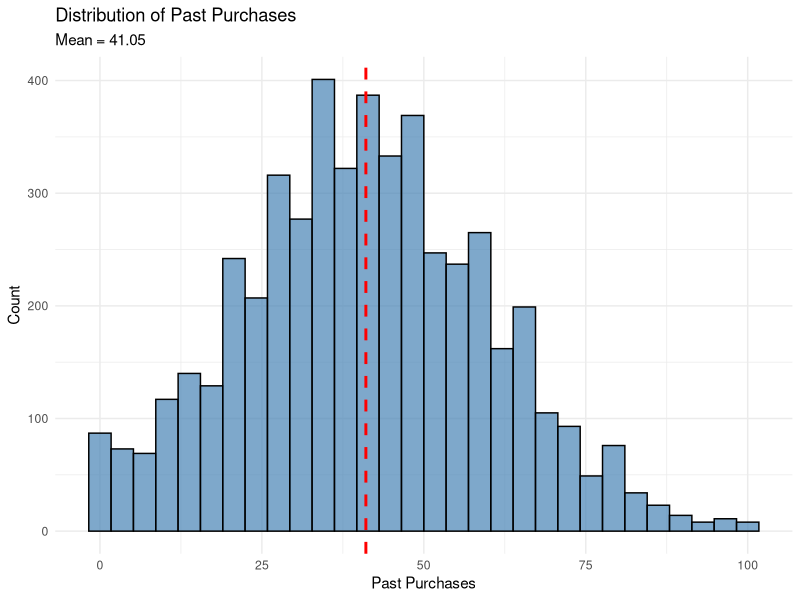
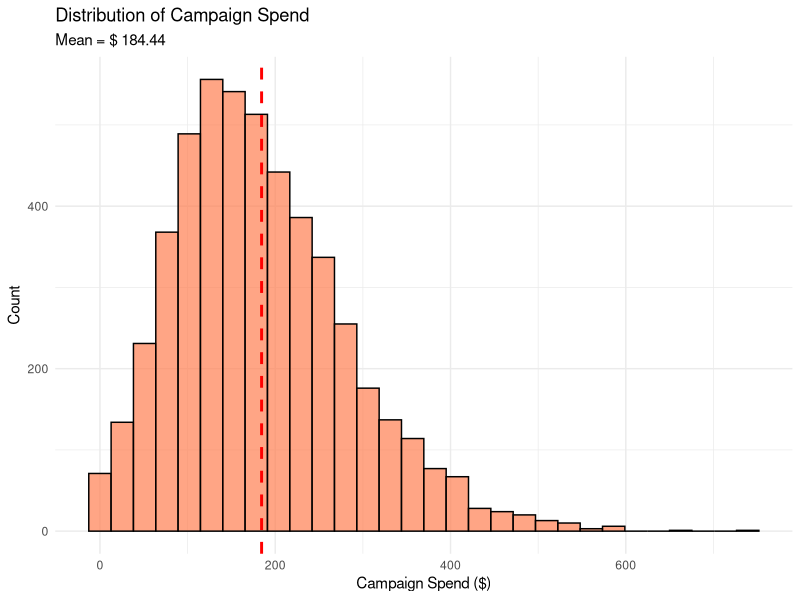
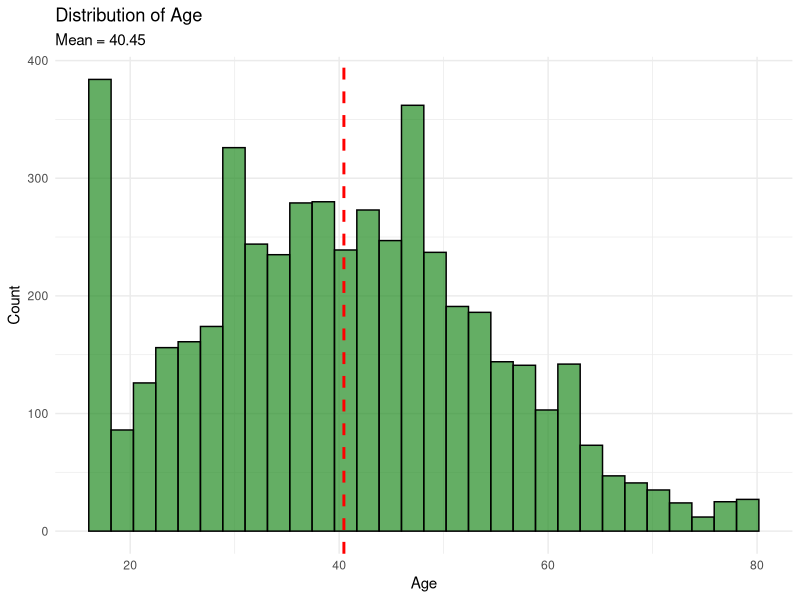
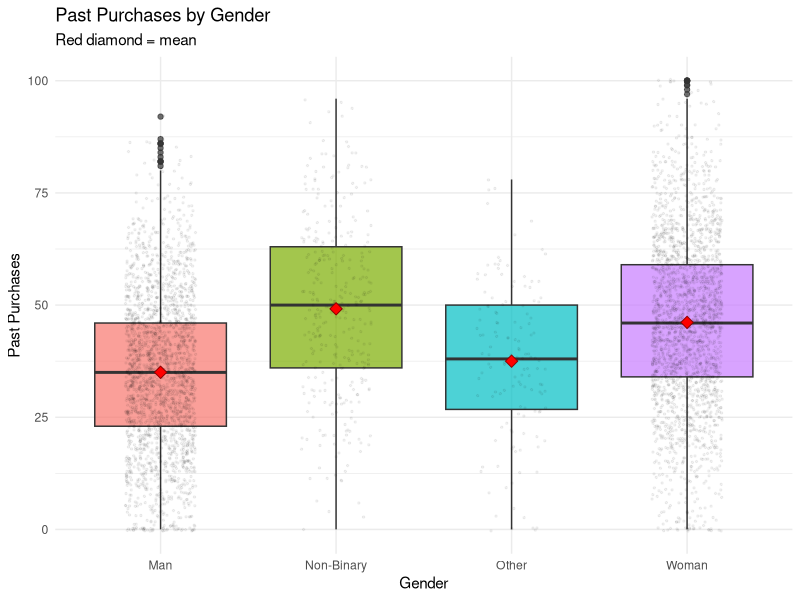
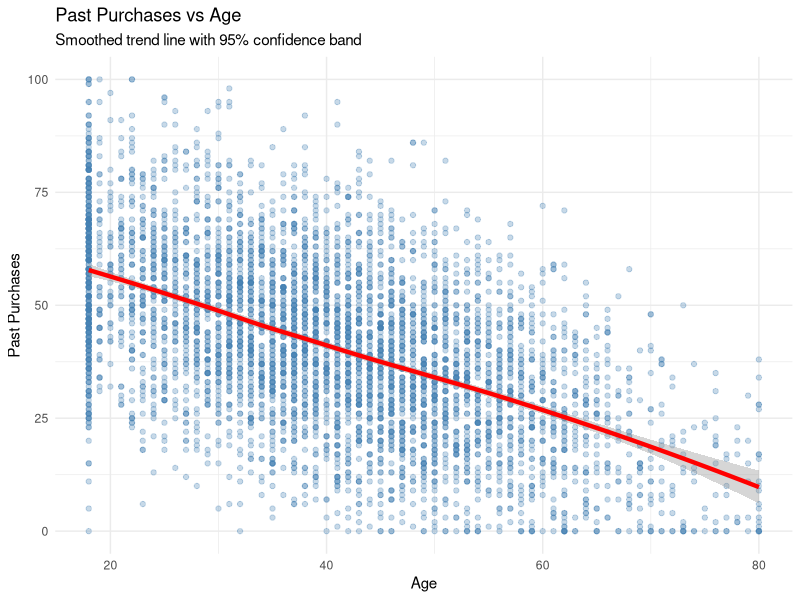
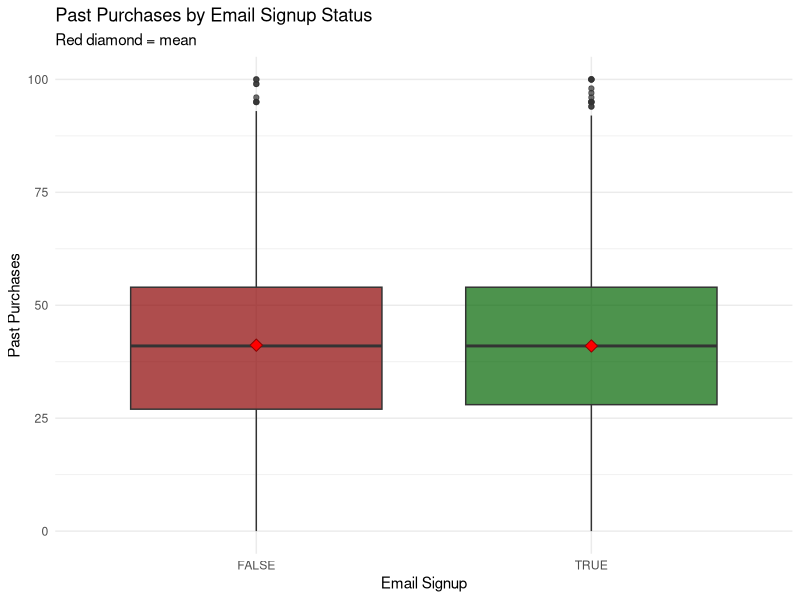
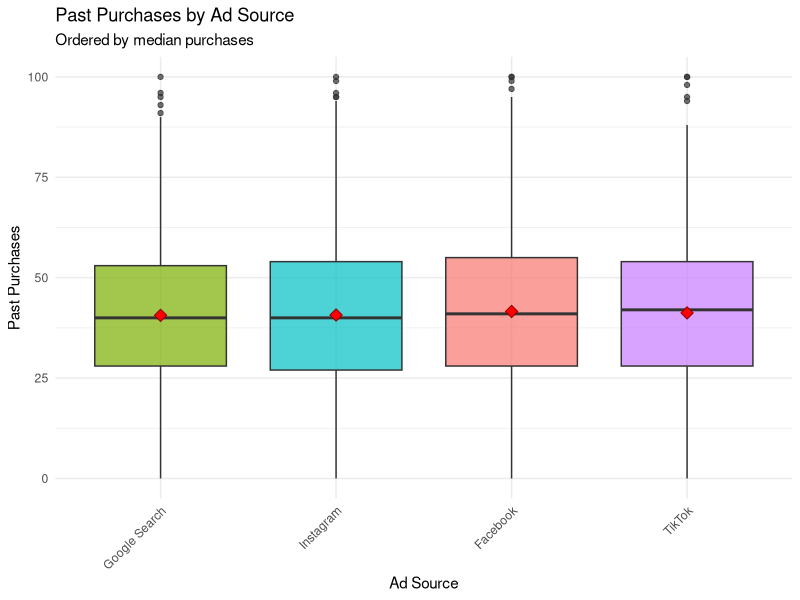
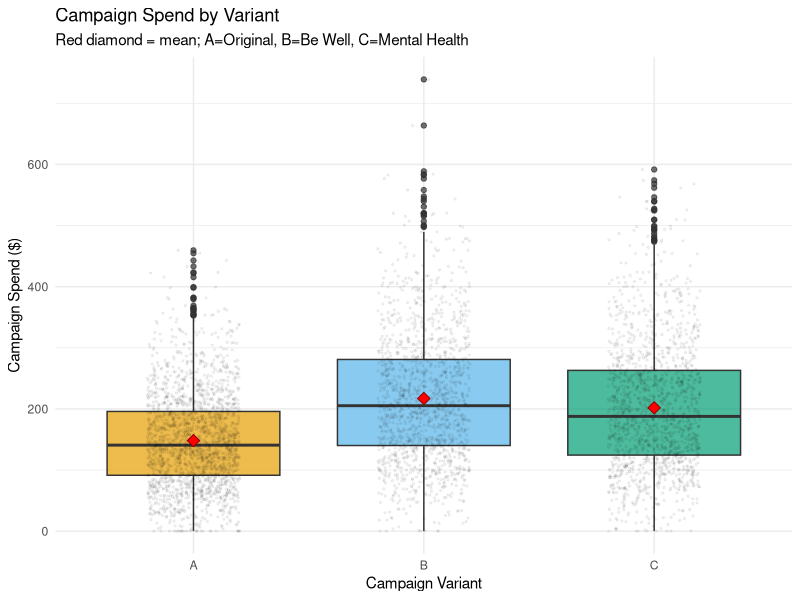

These figures' R source, in order:
# CPSC 540 HW1 - Generate Exploratory Plots
# This script creates all key visualizations for the homework analysis

# Set working directory
setwd("/Users/matthewtonks/Repositories/CPSC 540/Assignments/HW 1")

# Load required packages
library(tidyverse)
library(MASS)

# Set seed for reproducibility
set.seed(1818)

# Create output directory for plots
if(!dir.exists("plots")) {
  dir.create("plots")
}

# Load data
cat("Loading data...\n")
data <- read.csv("marketingcampaign.csv")

# Convert categorical variables to factors
data <- data %>%
  mutate(
    gender = factor(gender),
    campaign_variant = factor(campaign_variant, levels = c("A", "B", "C")),
    ad_source = factor(ad_source),
    email_signup = factor(email_signup)
  )

cat("Data dimensions:", nrow(data), "rows,", ncol(data), "columns\n")
cat("Summary statistics:\n")
print(summary(data))

# ===== EXPLORATORY PLOTS =====

cat("\nGenerating exploratory plots...\n")

# 1. Distribution of Past Purchases
p1 <- ggplot(data, aes(x = past_purchases)) +
  geom_histogram(bins = 30, fill = "steelblue", color = "black", alpha = 0.7) +
  geom_vline(aes(xintercept = mean(past_purchases)),
             color = "red", linetype = "dashed", size = 1) +
  labs(title = "Distribution of Past Purchases",
       subtitle = paste("Mean =", round(mean(data$past_purchases), 2)),
       x = "Past Purchases", y = "Count") +
  theme_minimal()
ggsave("plots/01_past_purchases_distribution.png", p1, width = 10, height = 6)

# 2. Distribution of Campaign Spend
p2 <- ggplot(data, aes(x = campaign_spend)) +
  geom_histogram(bins = 30, fill = "coral", color = "black", alpha = 0.7) +
  geom_vline(aes(xintercept = mean(campaign_spend)),
             color = "red", linetype = "dashed", size = 1) +
  labs(title = "Distribution of Campaign Spend",
       subtitle = paste("Mean = $", round(mean(data$campaign_spend), 2)),
       x = "Campaign Spend ($)", y = "Count") +
  theme_minimal()
ggsave("plots/02_campaign_spend_distribution.png", p2, width = 10, height = 6)

# 3. Distribution of Age
p3 <- ggplot(data, aes(x = age)) +
  geom_histogram(bins = 30, fill = "forestgreen", color = "black", alpha = 0.7) +
  geom_vline(aes(xintercept = mean(age)),
             color = "red", linetype = "dashed", size = 1) +
  labs(title = "Distribution of Age",
       subtitle = paste("Mean =", round(mean(data$age), 2)),
       x = "Age", y = "Count") +
  theme_minimal()
ggsave("plots/03_age_distribution.png", p3, width = 10, height = 6)

# ===== QUESTION 1 PLOTS =====

cat("Generating Question 1 analysis plots...\n")

# 4. Past Purchases by Gender
p4 <- ggplot(data, aes(x = gender, y = past_purchases, fill = gender)) +
  geom_boxplot(alpha = 0.7) +
  geom_jitter(width = 0.2, alpha = 0.05, size = 0.5) +
  stat_summary(fun = mean, geom = "point", shape = 23, size = 3,
               fill = "red", color = "darkred") +
  labs(title = "Past Purchases by Gender",
       subtitle = "Red diamond = mean",
       x = "Gender", y = "Past Purchases") +
  theme_minimal() +
  theme(legend.position = "none")
ggsave("plots/04_purchases_by_gender.png", p4, width = 10, height = 6)

# Calculate and print means
cat("\nMean past purchases by gender:\n")
gender_stats <- data %>%
  group_by(gender) %>%
  summarise(
    mean_purchases = mean(past_purchases),
    median_purchases = median(past_purchases),
    n = n()
  )
print(gender_stats)

# 5. Past Purchases by Age
p5 <- ggplot(data, aes(x = age, y = past_purchases)) +
  geom_point(alpha = 0.3, color = "steelblue") +
  geom_smooth(method = "loess", color = "red", size = 1.5, se = TRUE) +
  labs(title = "Past Purchases vs Age",
       subtitle = "Smoothed trend line with 95% confidence band",
       x = "Age", y = "Past Purchases") +
  theme_minimal()
ggsave("plots/05_purchases_by_age.png", p5, width = 10, height = 6)

# 6. Past Purchases by Email Signup
p6 <- ggplot(data, aes(x = email_signup, y = past_purchases, fill = email_signup)) +
  geom_boxplot(alpha = 0.7) +
  stat_summary(fun = mean, geom = "point", shape = 23, size = 3,
               fill = "red", color = "darkred") +
  scale_fill_manual(values = c("TRUE" = "darkgreen", "FALSE" = "darkred")) +
  labs(title = "Past Purchases by Email Signup Status",
       subtitle = "Red diamond = mean",
       x = "Email Signup", y = "Past Purchases") +
  theme_minimal() +
  theme(legend.position = "none")
ggsave("plots/06_purchases_by_email.png", p6, width = 10, height = 6)

# Calculate and print means
cat("\nMean past purchases by email signup:\n")
email_stats <- data %>%
  group_by(email_signup) %>%
  summarise(
    mean_purchases = mean(past_purchases),
    median_purchases = median(past_purchases),
    n = n()
  )
print(email_stats)

# 7. Past Purchases by Ad Source
p7 <- ggplot(data, aes(x = fct_reorder(ad_source, past_purchases),
                        y = past_purchases, fill = ad_source)) +
  geom_boxplot(alpha = 0.7) +
  stat_summary(fun = mean, geom = "point", shape = 23, size = 3,
               fill = "red", color = "darkred") +
  labs(title = "Past Purchases by Ad Source",
       subtitle = "Ordered by median purchases",
       x = "Ad Source", y = "Past Purchases") +
  theme_minimal() +
  theme(legend.position = "none", axis.text.x = element_text(angle = 45, hjust = 1))
ggsave("plots/07_purchases_by_ad_source.png", p7, width = 10, height = 6)

# Calculate and print means
cat("\nMean past purchases by ad source:\n")
ad_stats <- data %>%
  group_by(ad_source) %>%
  summarise(
    mean_purchases = mean(past_purchases),
    median_purchases = median(past_purchases),
    n = n()
  ) %>%
  arrange(desc(mean_purchases))
print(ad_stats)

# ===== QUESTION 2 PLOTS =====

cat("\nGenerating Question 2 analysis plots...\n")

# 8. Campaign Spend by Variant
p8 <- ggplot(data, aes(x = campaign_variant, y = campaign_spend, fill = campaign_variant)) +
  geom_boxplot(alpha = 0.7) +
  geom_jitter(width = 0.2, alpha = 0.05, size = 0.5) +
  stat_summary(fun = mean, geom = "point", shape = 23, size = 3,
               fill = "red", color = "darkred") +
  scale_fill_manual(values = c("A" = "#E69F00", "B" = "#56B4E9", "C" = "#009E73")) +
  labs(title = "Campaign Spend by Variant",
       subtitle = "Red diamond = mean; A=Original, B=Be Well, C=Mental Health",
       x = "Campaign Variant", y = "Campaign Spend ($)") +
  theme_minimal() +
  theme(legend.position = "none")
ggsave("plots/08_spend_by_variant.png", p8, width = 10, height = 6)

# Calculate summary statistics
cat("\nCampaign spend by variant:\n")
variant_stats <- data %>%
  group_by(campaign_variant) %>%
  summarise(
    n = n(),
    mean_spend = mean(campaign_spend),
    median_spend = median(campaign_spend),
    sd_spend = sd(campaign_spend),
    total_spend = sum(campaign_spend)
  ) %>%
  arrange(desc(mean_spend))
print(variant_stats)

# 9. Mean Campaign Spend by Variant with Error Bars
spend_summary <- data %>%
  group_by(campaign_variant) %>%
  summarise(
    mean_spend = mean(campaign_spend),
    se = sd(campaign_spend) / sqrt(n())
  )

p9 <- ggplot(spend_summary, aes(x = campaign_variant, y = mean_spend, fill = campaign_variant)) +
  geom_col(alpha = 0.7, color = "black") +
  geom_errorbar(aes(ymin = mean_spend - 1.96*se, ymax = mean_spend + 1.96*se),
                width = 0.2, size = 1) +
  geom_text(aes(label = paste0("$", round(mean_spend, 2))), vjust = -2.5, size = 5) +
  scale_fill_manual(values = c("A" = "#E69F00", "B" = "#56B4E9", "C" = "#009E73")) +
  labs(title = "Mean Campaign Spend by Variant (95% CI)",
       subtitle = "Error bars show 95% confidence intervals",
       x = "Campaign Variant", y = "Mean Campaign Spend ($)") +
  theme_minimal() +
  theme(legend.position = "none")
ggsave("plots/09_mean_spend_by_variant.png", p9, width = 10, height = 6)

# 10. Campaign Spend by Variant and Gender
p10 <- ggplot(data, aes(x = campaign_variant, y = campaign_spend, fill = gender)) +
  geom_boxplot(alpha = 0.7) +
  labs(title = "Campaign Spend by Variant and Gender",
       x = "Campaign Variant", y = "Campaign Spend ($)",
       fill = "Gender") +
  theme_minimal()
ggsave("plots/10_spend_by_variant_and_gender.png", p10, width = 10, height = 6)

# 11. Campaign Spend by Variant and Email Signup
p11 <- ggplot(data, aes(x = campaign_variant, y = campaign_spend, fill = email_signup)) +
  geom_boxplot(alpha = 0.7) +
  scale_fill_manual(values = c("TRUE" = "darkgreen", "FALSE" = "darkred")) +
  labs(title = "Campaign Spend by Variant and Email Signup",
       x = "Campaign Variant", y = "Campaign Spend ($)",
       fill = "Email Signup") +
  theme_minimal()
ggsave("plots/11_spend_by_variant_and_email.png", p11, width = 10, height = 6)

# ===== STATISTICAL MODELS =====

cat("\n===== QUESTION 1 ANALYSIS =====\n")

# Check for overdispersion
mean_purchases <- mean(data$past_purchases)
var_purchases <- var(data$past_purchases)
cat("\nPast Purchases - Overdispersion Check:\n")
cat("Mean:", mean_purchases, "\n")
cat("Variance:", var_purchases, "\n")
cat("Variance/Mean Ratio:", var_purchases / mean_purchases, "\n")

if(var_purchases / mean_purchases > 2) {
  cat("→ Overdispersion detected. Using Negative Binomial regression.\n\n")

  # Fit Negative Binomial model
  negbin_model <- glm.nb(past_purchases ~ age + gender + email_signup + ad_source,
                         data = data)

  cat("Negative Binomial Model Summary:\n")
  print(summary(negbin_model))

  # Get exponentiated coefficients (Incident Rate Ratios)
  coef_table <- as.data.frame(summary(negbin_model)$coefficients)
  coef_table$IRR <- exp(coef_table$Estimate)
  coef_table$term <- rownames(coef_table)

  cat("\nIncident Rate Ratios (IRR):\n")
  print(coef_table[, c("term", "IRR", "Pr(>|z|)")])

  # 12. Coefficient plot
  coef_plot_data <- coef_table %>%
    filter(term != "(Intercept)") %>%
    mutate(
      conf.low = exp(Estimate - 1.96 * `Std. Error`),
      conf.high = exp(Estimate + 1.96 * `Std. Error`)
    )

  p12 <- ggplot(coef_plot_data, aes(x = IRR, y = reorder(term, IRR))) +
    geom_vline(xintercept = 1, linetype = "dashed", color = "red", size = 1) +
    geom_point(size = 4, color = "steelblue") +
    geom_errorbarh(aes(xmin = conf.low, xmax = conf.high), height = 0.2, size = 1) +
    labs(
      title = "Incident Rate Ratios for Past Purchases",
      subtitle = "Negative Binomial Regression (95% CI)",
      x = "Incident Rate Ratio (IRR)",
      y = "Predictor"
    ) +
    theme_minimal() +
    theme(axis.text.y = element_text(size = 10))
  ggsave("plots/12_q1_coefficient_plot.png", p12, width = 10, height = 6)

} else {
  cat("→ No overdispersion. Using Poisson regression.\n\n")
}

cat("\n===== QUESTION 2 ANALYSIS =====\n")

# Fit linear regression model
linear_model <- lm(campaign_spend ~ campaign_variant + age + gender +
                   past_purchases + email_signup + ad_source,
                   data = data)

cat("\nLinear Model Summary:\n")
print(summary(linear_model))

# Extract campaign variant coefficients
coef_summary <- as.data.frame(summary(linear_model)$coefficients)
coef_summary$term <- rownames(coef_summary)

cat("\nCampaign Variant Effects:\n")
variant_coefs <- coef_summary[grep("campaign_variant", coef_summary$term), ]
print(variant_coefs[, c("term", "Estimate", "Std. Error", "Pr(>|t|)")])

# 13. Campaign variant coefficient plot
variant_plot_data <- variant_coefs %>%
  mutate(
    conf.low = Estimate - 1.96 * `Std. Error`,
    conf.high = Estimate + 1.96 * `Std. Error`
  )

if(nrow(variant_plot_data) > 0) {
  p13 <- ggplot(variant_plot_data, aes(x = Estimate, y = term)) +
    geom_vline(xintercept = 0, linetype = "dashed", color = "red", size = 1) +
    geom_point(size = 4, color = "steelblue") +
    geom_errorbarh(aes(xmin = conf.low, xmax = conf.high), height = 0.2, size = 1) +
    labs(
      title = "Campaign Variant Effects on Spend",
      subtitle = "Linear Regression Coefficients (95% CI) - Relative to Variant A",
      x = "Effect on Campaign Spend ($)",
      y = "Campaign Variant"
    ) +
    theme_minimal()
  ggsave("plots/13_q2_coefficient_plot.png", p13, width = 10, height = 6)
}

# ANOVA for campaign variants
cat("\nOne-way ANOVA for Campaign Variants:\n")
anova_result <- aov(campaign_spend ~ campaign_variant, data = data)
print(summary(anova_result))

# Tukey HSD for pairwise comparisons
cat("\nTukey's HSD Pairwise Comparisons:\n")
tukey_result <- TukeyHSD(anova_result)
print(tukey_result)

# 14. Predicted spend by variant
predicted_by_variant <- data %>%
  mutate(predicted = predict(linear_model, type = "response")) %>%
  group_by(campaign_variant) %>%
  summarise(
    mean_predicted = mean(predicted),
    se = sd(predicted) / sqrt(n())
  )

p14 <- ggplot(predicted_by_variant, aes(x = campaign_variant, y = mean_predicted,
                                         fill = campaign_variant)) +
  geom_col(alpha = 0.7, color = "black") +
  geom_errorbar(aes(ymin = mean_predicted - 1.96*se, ymax = mean_predicted + 1.96*se),
                width = 0.2, size = 1) +
  geom_text(aes(label = paste0("$", round(mean_predicted, 2))), vjust = -2, size = 5) +
  scale_fill_manual(values = c("A" = "#E69F00", "B" = "#56B4E9", "C" = "#009E73")) +
  labs(
    title = "Model-Predicted Campaign Spend by Variant",
    subtitle = "Adjusted for customer characteristics (95% CI)",
    x = "Campaign Variant",
    y = "Predicted Campaign Spend ($)"
  ) +
  theme_minimal() +
  theme(legend.position = "none")
ggsave("plots/14_predicted_spend_by_variant.png", p14, width = 10, height = 6)

# ===== SUMMARY =====

cat("\n\n===== KEY FINDINGS SUMMARY =====\n\n")

cat("QUESTION 1: What kinds of people make MORE purchases?\n")
cat("--------------------------------------------------------\n")
cat("Significant predictors (IRR > 1 increases purchases):\n\n")

significant_q1 <- coef_table %>%
  filter(`Pr(>|z|)` < 0.05, term != "(Intercept)") %>%
  arrange(`Pr(>|z|)`)

if(nrow(significant_q1) > 0) {
  for(i in 1:nrow(significant_q1)) {
    row <- significant_q1[i, ]
    direction <- ifelse(row$IRR > 1, "INCREASES", "DECREASES")
    pct_change <- abs((row$IRR - 1) * 100)
    cat(sprintf("• %s: IRR = %.3f (p < %.3f)\n", row$term, row$IRR, row$`Pr(>|z|)`))
    cat(sprintf("  → %s purchases by %.1f%%\n\n", direction, pct_change))
  }
}

cat("\nQUESTION 2: Which campaign variant should Company X use?\n")
cat("--------------------------------------------------------\n")
cat("Campaign Performance Summary:\n\n")

for(i in 1:nrow(variant_stats)) {
  row <- variant_stats[i, ]
  cat(sprintf("Variant %s: Mean = $%.2f (n = %d, Total = $%.2f)\n",
              row$campaign_variant, row$mean_spend, row$n, row$total_spend))
}

cat("\nStatistical Comparison (vs Variant A):\n")
if(nrow(variant_plot_data) > 0) {
  for(i in 1:nrow(variant_plot_data)) {
    row <- variant_plot_data[i, ]
    variant_name <- gsub("campaign_variant", "", row$term)
    direction <- ifelse(row$Estimate > 0, "MORE", "LESS")
    significance <- ifelse(row$`Pr(>|t|)` < 0.05, "SIGNIFICANT", "not significant")
    cat(sprintf("• Variant %s: $%.2f %s than A (p = %.4f) - %s\n",
                variant_name, abs(row$Estimate), direction, row$`Pr(>|t|)`, significance))
  }
}

cat("\n✓ All plots saved to 'plots/' directory\n")
cat("✓ Analysis complete!\n")
